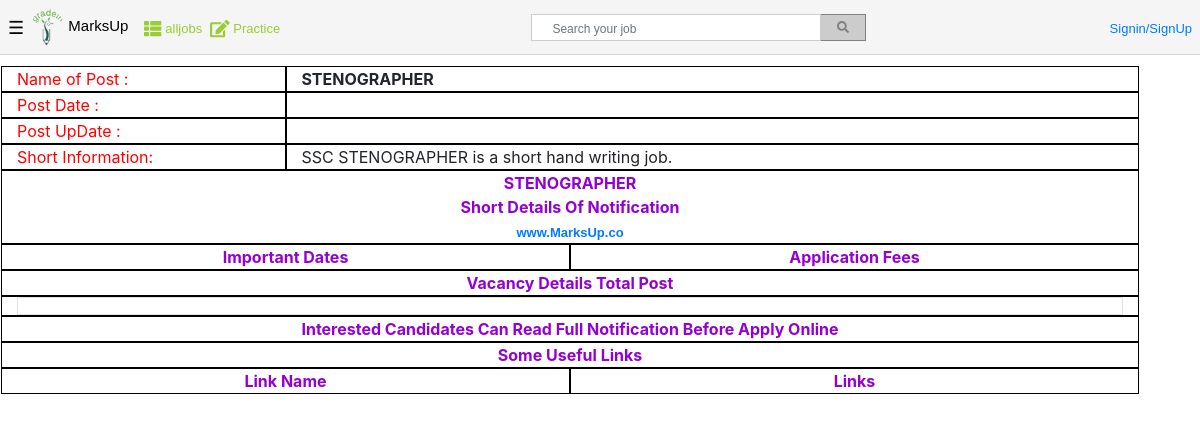
Screenshot of /home/data/STENOGRAPHER/ with the database file from the repository.
### home/models.py (models this page shows, shortened)
class Subcategory(models.Model):
    obj = models.ForeignKey(Category, on_delete=models.CASCADE)
    subcategory = models.CharField(max_length=50, default=None, null=True)
    jobbycategory = models.CharField(max_length=200)
    jobdescription = models.TextField(null=True, blank=False)
    postdate =  models.DateField(default=date.today)

### home/views.py (the view)
# urls.py: url(r'^data/(?P<job_name>\D+)/$', views.data, name='data'),
def data(request, job_name):
    head = header(request)
    for j in Category.objects.all():
        for s in j.subcategory_set.filter(obj=j, jobbycategory=job_name):
            return render(request, 'data.html', {'obj':s,
                                               'head':head,})

### home/views.py (called while the page is built, shortened)
def login(request):
    return HttpResponseRedirect(request.GET.get('next', '/'))

def signup(request):
    return SignUpForm()

def header(request):
    head = {}
    for cat in list(Category.objects.all()):
        head.update({cat.category:{}})
        for sub in list(cat.subcategory_set.filter(obj=cat).order_by('-postdate')):
            if sub.subcategory not in head[cat.category].keys():
                head[cat.category].update({sub.subcategory:[]})
            head[cat.category][sub.subcategory].append(sub.jobbycategory)
    login(request)
    head['form'] = signup(request)
    return head

### home/templates/data.html (shortened to what this page needs)
{%extends 'header.html'%} {% load static %}
    {%block b%}
    <div class="container">
      <div style="width:100%;">
        <div class="row">
          <div class="col-sm-3">Name of Post :</div>
          <div class="col font-weight-bold">{{obj.jobbycategory}}</div>
        </div>
        <div class="row">
          <div class="col-sm-3">Post Date :</div>
          <div class="col font-weight-bold">
          </div>
        </div>
        <div class="row">
          <div class="col-sm-3">Post UpDate :</div>
          <div class="col font-weight-bold">
          </div>
        </div>
        <div class="row">
          <div class="col-sm-3">Short Information:</div>
          <div class="col ">{{obj.jobdescription}}</div>
        </div>
      </div>
      <div style="width:100%;">
        <div class="row">
          <div class="col text-center font-weight-bold">
            <p>
              {{ obj.jobbycategory }}<br />
              Short Details Of Notification<br /><a href="{% url 'home:menu' %}"
                >www.MarksUp.co</a
              >
            </p>
          </div>
        </div>
        <div class="row">
          <div class="col">
            <p>Important Dates</p>
          </div>
          <div class="col">
            <p>Application Fees</p>
          </div>
        </div>
        <div class="row">
          <div class="col"><p>Vacancy Details Total Post</p></div>
        </div>
        <div class="row">
          <div class="col">
            <div
              class="table-responsive table-bordered table-hover table-condensed"
            >
            </div>
          </div>
        </div>
        <div class="row ">
          <div class="col">
            <p>
              Interested Candidates Can Read Full Notification Before Apply
              Online
            </p>
          </div>
        </div>
        <div class="row">
          <div class="col">
            <p>Some Useful Links</p>
          </div>
        </div>
        <div class="row">
          <div class="col">
            <p>Link Name</p>
          </div>
          <div class="col">
            <p>Links</p>
          </div>
        </div>
      </div>
    </div>
    {%endblock%}

### home/static/css/style.css (style rules this page uses)
::placeholder { font-size: 12px; font-family: Arial, Helvetica, sans-serif; padding: 0; }
.container { padding: 16px; }

### home/templates/data.html (style rules this page uses)
.container { margin-top: 50px; float: left; }
.col { border: black solid; border-width: 0.1px; }
.col-sm-3 { border: black solid; border-width: 0.1px; color: red; }
p { font-weight: bold; color: darkviolet; margin-bottom: 0; text-align: center; }
.table-responsive { margin: 0; padding: 0; }

### rows the page displays
Subcategory: jobbycategory "STENOGRAPHER", jobdescription "SSC STENOGRAPHER is a short hand writing job."
